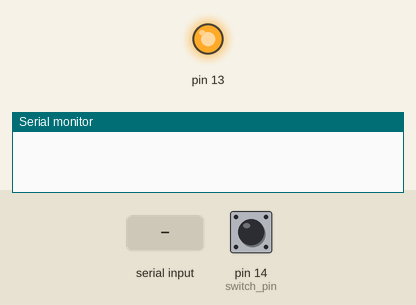
Simulated run of this sketch. Board: Arduino Mega 2560, built with avr-gcc and run on an emulated ATmega2560. Parts: output pins drawn as LEDs (lit = HIGH), the last lines printed to the serial monitor. The test bench sets the inputs (shaded band); at power-on: pin 14 (switch_pin) HIGH.

Above: at 0.9 s.
1.0 s: "Gates#" received over Serial
At 1.8 s:
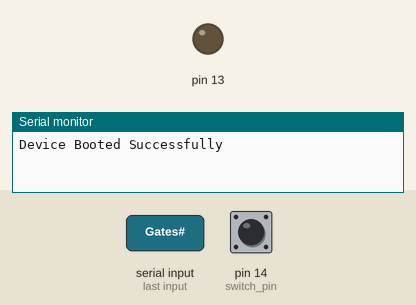
5.6 s: "Manual_Over#" received over Serial
At 6.8 s:
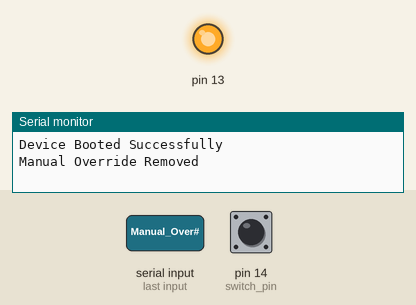
Timing chart, 0 to 8.1 s (numbered marks = the images above; inputs shaded):
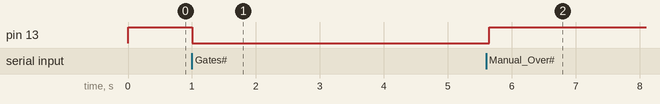

The sketch:

Arduino_Code.ino
```cpp
String dev_name = "Arduino#" ;
String message;
int out_sensor = 0;
int switch_pin = 14;

void setup() {

  //Initialise communication with system over serial
  Serial.begin(9600);

  pinMode(A14,INPUT);
  pinMode(A15,INPUT);
  pinMode(13,OUTPUT);
  pinMode(switch_pin,INPUT_PULLUP);

  digitalWrite(13,HIGH);

  //Wait for bootup command from system

  while(!Serial.available()) ;

  message = Serial.readStringUntil('#');// read the incoming data as string

  Serial.println("Device Booted Successfully");

  digitalWrite(13,LOW);

}


//Function if command to open gates is received
int GateOpen()
{

  unsigned long int timeout = millis();
  int people_count = 0;
  int timeout_delay = 6000;

  //Send 0 if no person walks in within 6 seconds or return walk in count
  while( (analogRead(A14) < 550) && (analogRead(A14) > 480) && ((millis() - timeout) < timeout_delay )) ;

  delay(400);
  people_count = abs((512 -analogRead(A14)))/125;

  return people_count;

}

void loop() {

  int people_count = 0;

  //Return count of people walking out
  if(digitalRead(switch_pin) == LOW)
  {
      Serial.println("-1");
      delay(100);
  }

  if(Serial.available())
  {

   message = Serial.readStringUntil('#');// read the incoming data as string

   if (message == "Gates")
     {
      people_count = GateOpen();
      Serial.println(people_count);

      digitalWrite(13,HIGH);

     }

  if (message == "Manual")
    {
      Serial.println("Manual Override Detected");
      digitalWrite(13,LOW);

    }

  if(message == "Manual_Over")
    {
      Serial.println("Manual Override Removed");
       digitalWrite(13,HIGH);

    }
  message = "NULL";

  }

  delay(80);

}
```

Measured:
- after the input at 1.0 s, pin 13: HIGH → LOW at once
- after the input at 5.6 s, pin 13: LOW → HIGH after 0.05 s
